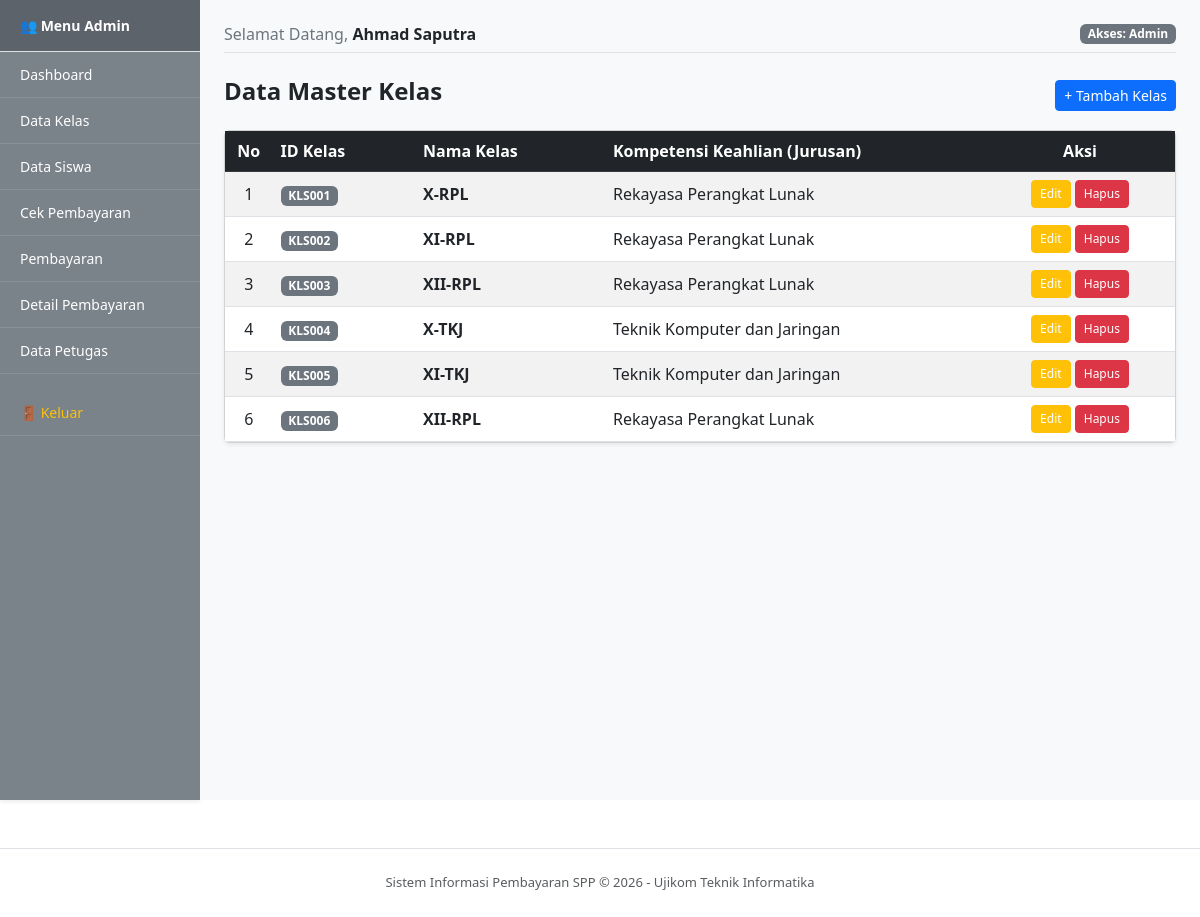
The page /petugas/kelas_tampil.php (signed in) on the database its author committed.
### tables this page shows
CREATE TABLE `tb_kelas` (
  `id_kelas` varchar(11) NOT NULL,
  `nama_kelas` varchar(10) NOT NULL,
  `komp_keahlian` varchar(50) NOT NULL
);

### petugas/kelas_tampil.php (the view, shortened to what this page needs)
<?php
include '../layouts/header.php';
include '../config/koneksi.php';
$query = "SELECT * FROM tb_kelas";
$eksekusi = mysqli_query($koneksi, $query);
?>
<div class="row">
    <div class="col-md-12">
        <div class="d-flex justify-content-between align-items-center mb-3">
            <h4 class="text-dark fw-bold">Data Master Kelas</h4>
            <a href="kelas_tambah.php" class="btn btn-primary btn-sm">+ Tambah Kelas</a>
        </div>
        <div class="card shadow-sm">
            <div class="card-body p-0">
                <div class="table-responsive">
                    <table class="table table-hover table-striped mb-0 align-middle">
                        <thead class="table-dark">
                            <tr>
                                <th width="5%" class="text-center">No</th>
                                <th width="15%">ID Kelas</th>
                                <th width="20%">Nama Kelas</th>
                                <th>Kompetensi Keahlian (Jurusan)</th>
                                <th width="20%" class="text-center">Aksi</th>
                            </tr>
                        </thead>
                        <tbody>
                            <?php
                            $no = 1;
                            while ($data = mysqli_fetch_assoc($eksekusi)) :
                            ?>
                            <tr>
                                <td class="text-center"><?= $no++; ?></td>
                                <td><span class="badge bg-secondary"><?= $data['id_kelas']; ?></span></td>
                                <td><strong><?= $data['nama_kelas']; ?></strong></td>
                                <td><?= $data['komp_keahlian']; ?></td>
                                <td class="text-center">
                                    <a href="kelas_edit.php?id=<?= $data['id_kelas']; ?>" class="btn btn-warning btn-sm text-white" style="font-size: 12px;">Edit</a>
                                    <a href="kelas_hapus.php?id=<?= $data['id_kelas']; ?>" class="btn btn-danger btn-sm" style="font-size: 12px;" onclick="return confirm('Yakin ingin menghapus kelas <?= $data['nama_kelas']; ?>? Tindakan ini tidak dapat dibatalkan.')">Hapus</a>
                                </td>
                            </tr>
                            <?php endwhile; ?>
                        </tbody>
                    </table>
                </div>
            </div>
        </div>
    </div>
</div>
<?php
include '../layouts/footer.php';
?>

### rows shown on the page
tb_kelas: id_kelas "KLS001", nama_kelas "X-RPL", komp_keahlian "Rekayasa Perangkat Lunak"
tb_kelas: id_kelas "KLS002", nama_kelas "XI-RPL", komp_keahlian "Rekayasa Perangkat Lunak"
tb_kelas: id_kelas "KLS003", nama_kelas "XII-RPL", komp_keahlian "Rekayasa Perangkat Lunak"
tb_kelas: id_kelas "KLS004", nama_kelas "X-TKJ", komp_keahlian "Teknik Komputer dan Jaringan"
tb_kelas: id_kelas "KLS005", nama_kelas "XI-TKJ", komp_keahlian "Teknik Komputer dan Jaringan"
tb_kelas: id_kelas "KLS006", nama_kelas "XII-RPL", komp_keahlian "Rekayasa Perangkat Lunak"

### other values the page prints
$_SESSION['nama_petugas'] "Ahmad Saputra"
$_SESSION['level'] "Admin"
